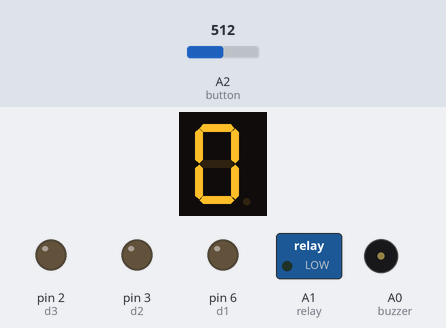
Bench run of a sketch on a simulated Arduino Uno, built with avr-gcc and run on an emulated ATmega328P. On the bench: 1-digit seven-segment display, switched loads named in the sketch (green lamp = pin HIGH), output pins drawn as LEDs (lit = HIGH), buzzer (waves = sounding, pin HIGH). Wiring (inferred from the names in the program): 1-digit 7-segment display, segments lit when HIGH: segments pin 5, pin 13, pin 10, pin 8, pin 7, pin 4, pin 11, pin 9. Inputs (shaded band) come from the test bench; at power-on: A2 (button) = 512. The segment pins are drawn as the display they are named for; pins used as bus, display or sensor lines are not drawn.

Above: at 1.2 s.
1.3 s: A2 (button) set to 0
At 1.48 s:
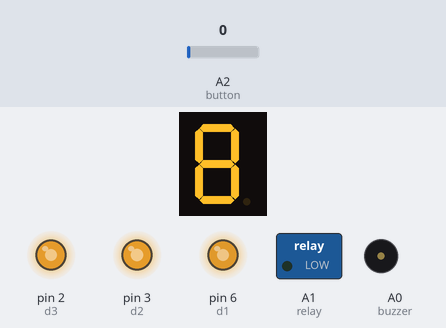
At 24.3 s:
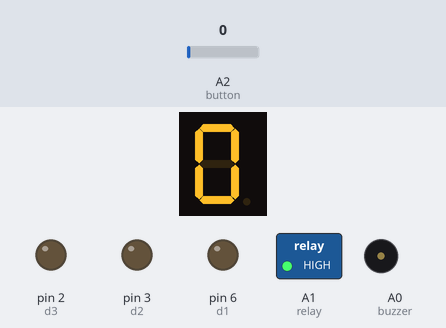
Timing chart, 0 to 24.5 s (numbered marks = the images above; inputs shaded):
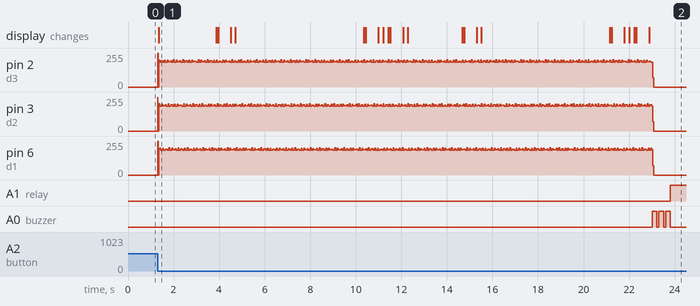

The sketch:

F855CSVIOOM2PTV.ino
```cpp
/*
Author: Danny van den Brande. Arduinosensors.nl. BlueCore Tech.
Hello world! Today i made a little time bomb for airsoft purposes.
I am not responsible for any other uses!
You can make a bomb with a motion sensor to, this is not what it is about. Its for fun recreational and educational use.
 */
#include <avr/wdt.h> // Watchdog timer library

int segA = 5;  //   11
int segB = 13; //   7
int segC = 10; //   4
int segD = 8;  //   2
int segE = 7;  //   1
int segF = 4;  //   10
int segG = 11; //   5
int segPt = 9; //   3

int d1 = 6;
int d2 = 3;
int d3 = 2;
int d4 = 12;

int SecondCount = 2650; // change this if seconds dont work right. this worked for me. Its just a simple way to count down seconds without librarys.
int i=0;
int buzzer = A0;
int relay = A1;
int button = A2;
boolean val;

void setup() {
  Serial.begin(9600);
  pinMode(2, OUTPUT);
  pinMode(3, OUTPUT);
  pinMode(4, OUTPUT);
  pinMode(5, OUTPUT);
  pinMode(6, OUTPUT);
  pinMode(7, OUTPUT);
  pinMode(8, OUTPUT);
  pinMode(9, OUTPUT);
  pinMode(10, OUTPUT);
  pinMode(11, OUTPUT);
  pinMode(12, OUTPUT);
  pinMode(13, OUTPUT);
  pinMode(buzzer, OUTPUT);
  pinMode(relay, OUTPUT);
  digitalWrite(relay, LOW);
  pinMode(button, INPUT);


}

void loop() {
  allStart(0);//displays the numbers at the start 0 can be 1 2 3 4 5 6 7 8 9
  val = analogRead(button);
      if (val == 0){
      countingdown(0,2,0,0); //    SET COUNTDOWN TIME HERE (0,2,0,0); = 20 seconds
      all(0); // Displays the numbers at the end. You can change it to any number. 0 can be 1 2 3 4 5 6 7 8 9
      beepsoundRelay();
      wdt_enable(WDTO_2S); // this enables the reset with Watchdog timer for arduino.
      wdt_reset(); // this will reset it using the <avr/wdt.h> Watchdog timer Library. You can change the time to restart at void beepsoundRelay(); its at 10 second now.
  }
}

void countingdown(int a,int b,int c,int d){

  while (a != -1) {
    while(b != -1){
      while(c != -1){
        while (d != -1) {
          while (i<10) { // "i" here is like a timer ! Because we can't use a delay function
            selectDwriteL(1,a);
            selectDwriteL(2,b);
            selectDwriteL(3,c);
            selectDwriteL(4,d);
            i++;
          }
          i=0;
          d--;
        }
        d=9;
        c--;
      }
      c=9;
      b--;
    }
    b=9;
    a--;
    }
}

//Select Wich Digit (selectD) is going to Display (writeL)
void selectDwriteL(int d,int l){
  switch (d) { // choose a digit
    case 0: digitalWrite(d1, LOW); //case 0 - All ON
            digitalWrite(d2, LOW);
            digitalWrite(d3, LOW);
            digitalWrite(d4, LOW);
            break;
    case 1: digitalWrite(d1, LOW);//case 1 - Digit Number 1
            digitalWrite(d2, HIGH);
            digitalWrite(d3, HIGH);
            digitalWrite(d4, HIGH);
            break;
    case 2: digitalWrite(d1, HIGH);//case 1 - Digit Number 2
            digitalWrite(d2, LOW);
            digitalWrite(d3, HIGH);
            digitalWrite(d4, HIGH);
            break;
    case 3: digitalWrite(d1, HIGH);//case 1 - Digit Number 3
            digitalWrite(d2, HIGH);
            digitalWrite(d3, LOW);
            digitalWrite(d4, HIGH);
            break;
    case 4: digitalWrite(d1, HIGH);//case 1 - Digit Number 4
            digitalWrite(d2, HIGH);
            digitalWrite(d3, HIGH);
            digitalWrite(d4, LOW);
            break;
  }

  switch (l) { // choose a Number

    case 0: zero();
            break;
    case 1: one();
            break;
    case 2: two();
            break;
    case 3: three();
            break;
    case 4: four();
            break;
    case 5: five();
            break;
    case 6: six();
            break;
    case 7: seven();
            break;
    case 8: eight();
            break;
    case 9: nine();
            break;
    case 10: point();
            break;
    case 11: none();
            break;

  }
delayMicroseconds(SecondCount);
}

void all(int n){ // this will display numbers when exploding, you set it at void loop.
  selectDwriteL(0,n); // Displays whatever you set at void loop all(0); 0 can be 1 2 3 4 5 6 7 8 9
}

void allStart(int n){ // Displays whatever you set at void loop allStart(0); 0 can be 1 2 3 4 5 6 7 8 9
  selectDwriteL(0,n);
}

void zero(){
  digitalWrite(segA, HIGH);
  digitalWrite(segB, HIGH);
  digitalWrite(segC, HIGH);
  digitalWrite(segD, HIGH);
  digitalWrite(segE, HIGH);
  digitalWrite(segF, HIGH);
  digitalWrite(segG, LOW);
  digitalWrite(segPt, LOW);
}
void one(){
  digitalWrite(segA, LOW);
  digitalWrite(segB, HIGH);
  digitalWrite(segC, HIGH);
  digitalWrite(segD, LOW);
  digitalWrite(segE, LOW);
  digitalWrite(segF, LOW);
  digitalWrite(segG, LOW);
  digitalWrite(segPt, LOW);
}
void two(){
  digitalWrite(segA, HIGH);
  digitalWrite(segB, HIGH);
  digitalWrite(segC, LOW);
  digitalWrite(segD, HIGH);
  digitalWrite(segE, HIGH);
  digitalWrite(segF, LOW);
  digitalWrite(segG, HIGH);
  digitalWrite(segPt, LOW);
}
void three(){
  digitalWrite(segA, HIGH);
  digitalWrite(segB, HIGH);
  digitalWrite(segC, HIGH);
  digitalWrite(segD, HIGH);
  digitalWrite(segE, LOW);
  digitalWrite(segF, LOW);
  digitalWrite(segG, HIGH);
  digitalWrite(segPt, LOW);
}
void four(){
  digitalWrite(segA, LOW);
  digitalWrite(segB, HIGH);
  digitalWrite(segC, HIGH);
  digitalWrite(segD, LOW);
  digitalWrite(segE, LOW);
  digitalWrite(segF, HIGH);
  digitalWrite(segG, HIGH);
  digitalWrite(segPt, LOW);
}
void five(){
  digitalWrite(segA, HIGH);
  digitalWrite(segB, LOW);
  digitalWrite(segC, HIGH);
  digitalWrite(segD, HIGH);
  digitalWrite(segE, LOW);
  digitalWrite(segF, HIGH);
  digitalWrite(segG, HIGH);
  digitalWrite(segPt, LOW);
}
void six(){
  digitalWrite(segA, HIGH);
  digitalWrite(segB, LOW);
  digitalWrite(segC, HIGH);
  digitalWrite(segD, HIGH);
  digitalWrite(segE, HIGH);
  digitalWrite(segF, HIGH);
  digitalWrite(segG, HIGH);
  digitalWrite(segPt, LOW);
}
void seven(){
  digitalWrite(segA, HIGH);
  digitalWrite(segB, HIGH);
  digitalWrite(segC, HIGH);
  digitalWrite(segD, LOW);
  digitalWrite(segE, LOW);
  digitalWrite(segF, LOW);
  digitalWrite(segG, LOW);
  digitalWrite(segPt, LOW);
}
void eight(){
  digitalWrite(segA, HIGH);
  digitalWrite(segB, HIGH);
  digitalWrite(segC, HIGH);
  digitalWrite(segD, HIGH);
  digitalWrite(segE, HIGH);
  digitalWrite(segF, HIGH);
  digitalWrite(segG, HIGH);
  digitalWrite(segPt, LOW);
}
void nine(){
  digitalWrite(segA, HIGH);
  digitalWrite(segB, HIGH);
  digitalWrite(segC, HIGH);
  digitalWrite(segD, HIGH);
  digitalWrite(segE, LOW);
  digitalWrite(segF, HIGH);
  digitalWrite(segG, HIGH);
  digitalWrite(segPt, LOW);
}
void point(){
  digitalWrite(segA, LOW);
  digitalWrite(segB, LOW);
  digitalWrite(segC, LOW);
  digitalWrite(segD, LOW);
  digitalWrite(segE, LOW);
  digitalWrite(segF, LOW);
  digitalWrite(segG, LOW);
  digitalWrite(segPt, HIGH);
}
void none(){
  digitalWrite(segA, LOW);
  digitalWrite(segB, LOW);
  digitalWrite(segC, LOW);
  digitalWrite(segD, LOW);
  digitalWrite(segE, LOW);
  digitalWrite(segF, LOW);
  digitalWrite(segG, LOW);
  digitalWrite(segPt, LOW);
}

void beepsoundRelay() { //Beep Beep Beep, Boom!
digitalWrite(buzzer, HIGH);
delay(200);
digitalWrite(buzzer, LOW);
delay(100);
digitalWrite(buzzer, HIGH);
delay(200);
digitalWrite(buzzer, LOW);
delay(100);
digitalWrite(buzzer, HIGH);
delay(200);
digitalWrite(buzzer, LOW);
digitalWrite(relay, HIGH);
delay(10000); // After 10 Seconds it will reset itself using the <avr/wdt.h> library in loop using wdt_enable(WDTO_2S); and wdt_reset();
}
```

Measured:
- after the input at 1.3 s, A1 (relay): LOW → HIGH after 22.5 s; A0 (buzzer): alternates HIGH for 0.20 s and LOW for 0.10 s, 6 changes in all, then stays LOW, starting after 21.7 s; the display: changes after 0.06 s (image 1)
